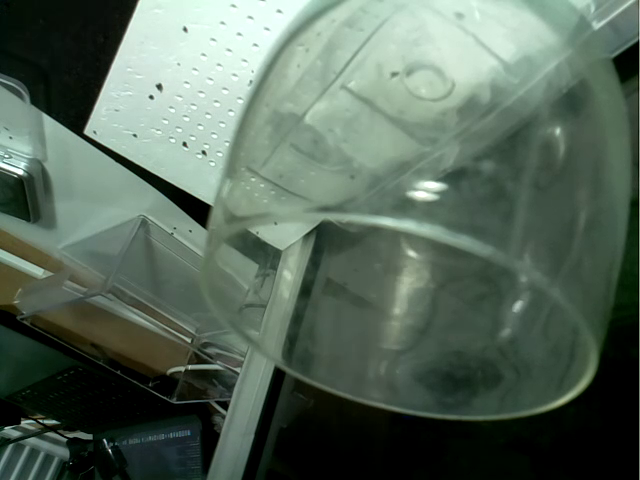
#> input picture frame 39 of experiments/test8/test8_20_57_07_05_2024.mp4, 640 x 480 px
$ python detect.py
#> lines starting #> are read from the running program, lines starting #| are printed output that depends on the picture; after the words box and inside, x2 and y2 are one past the last pixel; in counts of white or black regions, pixels touching at a corner belong together
import cv2
import os
from datetime import datetime

# Ścieżka do folderu z filmami
input_folder = './'
output_folder = './outputs'

# Utworzenie folderu outputs, jeśli nie istnieje
if not os.path.exists(output_folder):
    os.makedirs(output_folder)

# Wyszukiwanie plików wideo w folderze
video_files = [f for f in os.listdir(input_folder) if f.endswith('.mp4')]

# Przetwarzanie każdego pliku wideo w folderze
for video_file in video_files:
    video_path = os.path.join(input_folder, video_file)
    cap = cv2.VideoCapture(video_path)

    # Pobranie rozmiaru ramki i fps z obiektu kamery
    frame_width = int(cap.get(cv2.CAP_PROP_FRAME_WIDTH))
    frame_height = int(cap.get(cv2.CAP_PROP_FRAME_HEIGHT))
    fps = int(cap.get(cv2.CAP_PROP_FPS))
    frame_time = 1 / fps  # czas trwania jednej klatki w sekundach

    # Definiowanie obszaru detekcji
    detection_width = 150
    detection_height = 250
    x_start = (frame_width // 2) - (detection_width // 2)
    y_start = frame_height - detection_height

    # Utworzenie nazwy wyjściowej pliku
    output_base_name = os.path.splitext(video_file)[0] + "_" + datetime.now().strftime('%Y%m%d_%H%M%S')
    output_video_file = f"{output_base_name}.mp4"
    output_csv_file = f"{output_base_name}.txt"
    output_video_path = os.path.join(output_folder, output_video_file)
    output_csv_path = os.path.join(output_folder, output_csv_file)

    # Utworzenie obiektu do zapisu wideo
    out = cv2.VideoWriter(output_video_path, cv2.VideoWriter_fourcc(*'mp4v'), fps, (frame_width, frame_height))

    cumulative_count = 0  # Skumulowana liczba wykrytych różnic
    active_seconds = 0.0  # Licznik aktywnych sekund

    # Czytanie pierwszej klatki i ustawienie jej jako referencyjna
    ret, first_frame = cap.read()
#> first_frame is the input picture: shape (480, 640, 3); mean B, G, R 90.6, 104.1, 87
    if ret:
        first_frame_gray = cv2.cvtColor(first_frame, cv2.COLOR_BGR2GRAY)
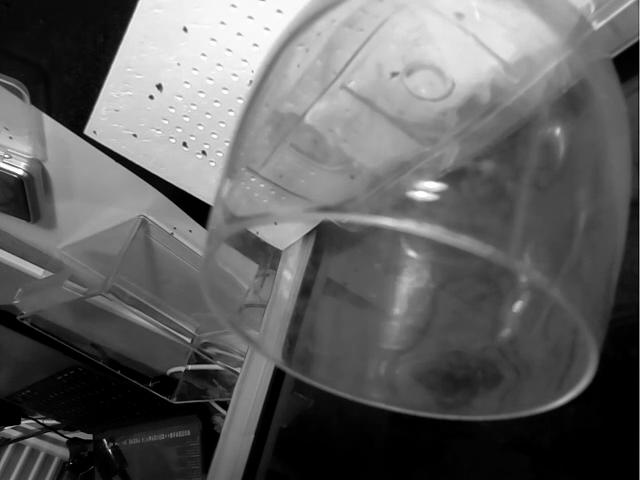
#> first_frame_gray: shape (480, 640); min 0, max 255, mean 97.4

        # Pętla przez wszystkie klatki wideo
        while True:
            ret, frame = cap.read()
            if not ret:
                break

            current_frame_gray = cv2.cvtColor(frame, cv2.COLOR_BGR2GRAY)
            detection_area = current_frame_gray[y_start:y_start+detection_height, x_start:x_start+detection_width]
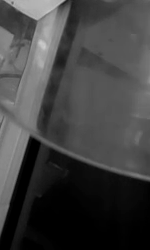
#> detection_area: shape (250, 150); min 0, max 205, mean 64.8
            first_detection_area = first_frame_gray[y_start:y_start+detection_height, x_start:x_start+detection_width]
            frame_diff = cv2.absdiff(detection_area, first_detection_area)
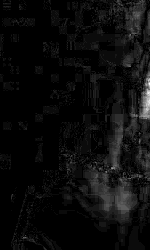
#> frame_diff: shape (250, 150); min 0, max 22, mean 1.1; drawn with min black and max white
            _, thresh = cv2.threshold(frame_diff, 10, 255, cv2.THRESH_BINARY)
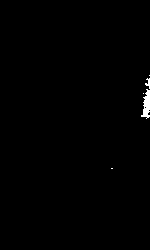
#> thresh: shape (250, 150); 0.51% white; 5 white regions (3 under 20 px)
            contours, _ = cv2.findContours(thresh, cv2.RETR_EXTERNAL, cv2.CHAIN_APPROX_SIMPLE)
#> contours = 5 contours, 4 with area under 20; largest, box (x1, y1, x2, y2) and area: (141, 89, 150, 119) 124
            active_in_frame = False

            for contour in contours:
                if cv2.contourArea(contour) > 100:
                    x, y, w, h = cv2.boundingRect(contour)
                    cv2.rectangle(frame, (x_start + x, y_start + y), (x_start + x + w, y_start + y + h), (0, 255, 0), 2)
                    cumulative_count += 1
                    active_in_frame = True
#> this loop made 5 passes
#> (x, y, w, h, cumulative_count, active_in_frame) on pass 3: (141, 89, 9, 30, 1, True)
#> contour on passes 1, 2, 5: [[111, 168], [112, 168]], [[143, 93]], [[149, 75]]
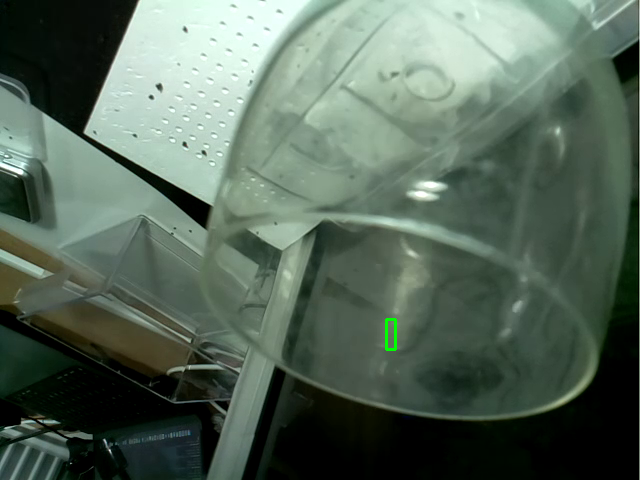
#> frame: shape (480, 640, 3); mean B, G, R 90.1, 103.7, 86.5
#> after the loop, cumulative_count = 1

            if active_in_frame:
                active_seconds += frame_time

            cv2.rectangle(frame, (x_start, y_start), (x_start + detection_width, y_start + detection_height), (0, 0, 255), 2)
            cv2.putText(frame, f"Detected: {cumulative_count}", (50, 50), cv2.FONT_HERSHEY_SIMPLEX, 1, (0, 255, 0), 2, cv2.LINE_AA)
            cv2.putText(frame, f"Seconds: {active_seconds:.2f}", (50, 90), cv2.FONT_HERSHEY_SIMPLEX, 1, (0, 255, 0), 2, cv2.LINE_AA)
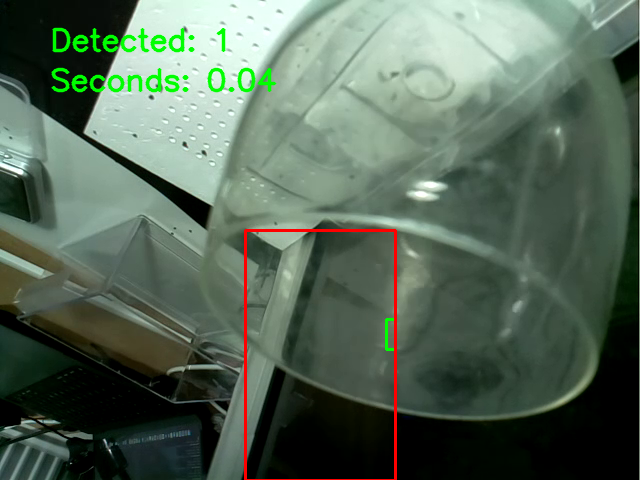
#> frame: shape (480, 640, 3); mean B, G, R 88.1, 104.1, 86.4
            out.write(frame)

        # Zapisywanie danych do pliku CSV
        with open(output_csv_path, 'w') as f:
            f.write(f"Detected Drops,Active Time\n")
            f.write(f"{cumulative_count},{active_seconds:.2f}\n")

        # Zwolnienie zasobów
        cap.release()
        out.release()
        cv2.destroyAllWindows()
    else:
        print(f"Nie udało się wczytać wideo {video_file}.")

$ run again, starting later in the video
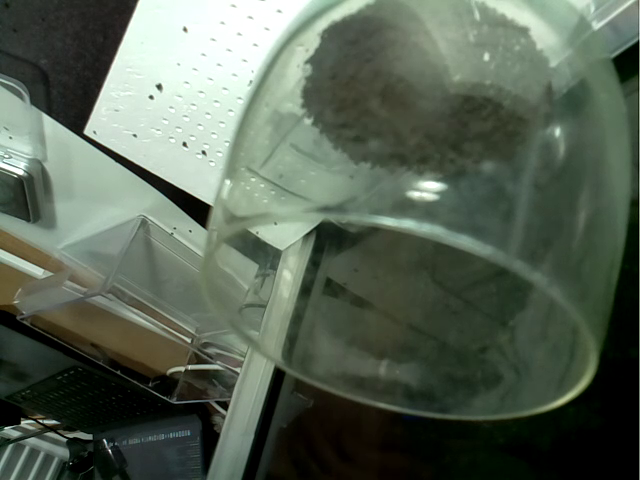
#> input picture frame 176 of experiments/test8/test8_20_57_07_05_2024.mp4, 640 x 480 px
#> first_frame is the input picture: shape (480, 640, 3); mean B, G, R 84.8, 99.3, 87.4
#> `_, thresh = cv2.threshold(frame_diff, 10, 255, cv2.THRESH_BINARY)`:
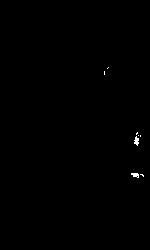
#> thresh: shape (250, 150); 0.21% white in thin lines or dots, all inside (x1, y1, x2, y2) = (104, 67, 144, 178)
#> contours = 8 contours, 7 with area under 20; largest, box (x1, y1, x2, y2) and area: (134, 136, 139, 146) 21
#> the loop `for contour in contours:` made 8 passes
#> contour on passes 4 to 8: [[140, 135], [140, 136]], [[138, 135]], [[137, 132], [136, 133], [136, 134], [137, 133]], [[104, 71], [104, 74]], [[108, 67], [107, 68]]
#> after the loop `for contour in contours:`: cumulative_count = 0
#> `cv2.putText(frame, f"Seconds: {active_seconds:.2f}", (50, 90), cv2.FON..`:
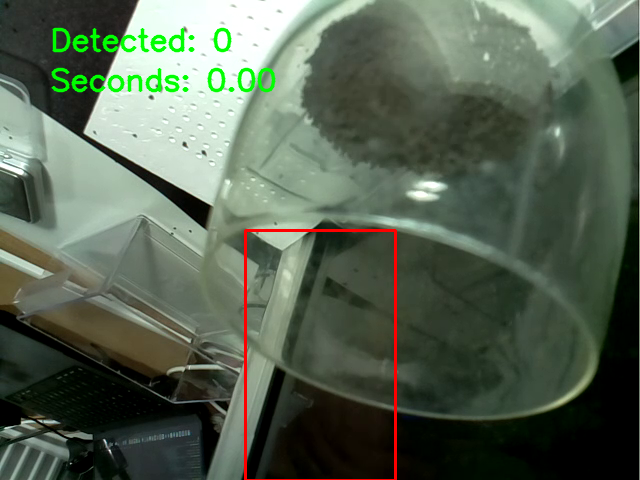
#> frame: shape (480, 640, 3); mean B, G, R 82.7, 99.6, 86.8
